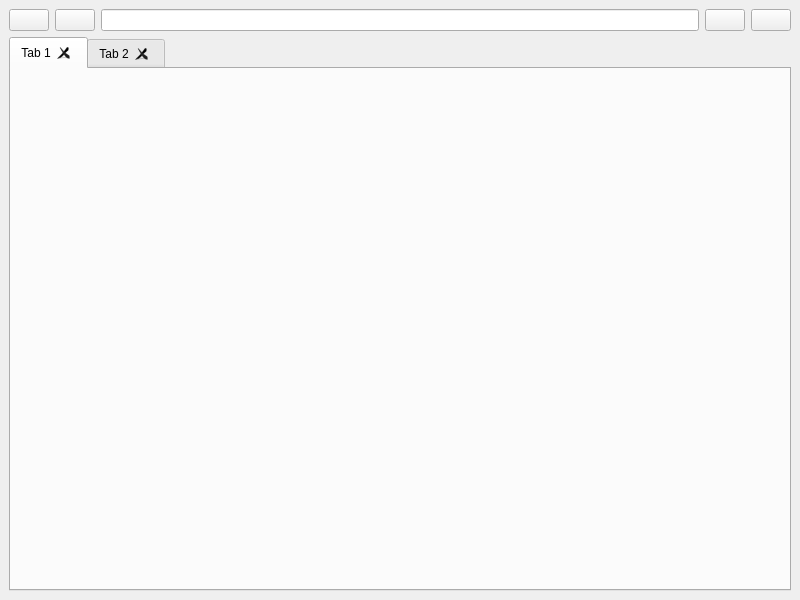
<?xml version="1.0" encoding="UTF-8"?>
<ui version="4.0">
 <class>MainWindow</class>
 <widget class="QMainWindow" name="MainWindow">
  <property name="geometry">
   <rect>
    <x>0</x>
    <y>0</y>
    <width>800</width>
    <height>600</height>
   </rect>
  </property>
  <property name="windowTitle">
   <string>MainWindow</string>
  </property>
  <widget class="QWidget" name="centralwidget">
   <layout class="QVBoxLayout" name="verticalLayout">
    <item>
     <widget class="QWidget" name="topBar" native="true">
      <property name="sizePolicy">
       <sizepolicy hsizetype="Preferred" vsizetype="Preferred">
        <horstretch>0</horstretch>
        <verstretch>0</verstretch>
       </sizepolicy>
      </property>
      <property name="maximumSize">
       <size>
        <width>16777215</width>
        <height>35</height>
       </size>
      </property>
      <layout class="QHBoxLayout" name="horizontalLayout">
       <property name="leftMargin">
        <number>0</number>
       </property>
       <property name="topMargin">
        <number>0</number>
       </property>
       <property name="rightMargin">
        <number>0</number>
       </property>
       <property name="bottomMargin">
        <number>0</number>
       </property>
       <item>
        <widget class="QPushButton" name="backButton">
         <property name="text">
          <string/>
         </property>
         <property name="icon">
          <iconset theme="back"/>
         </property>
        </widget>
       </item>
       <item>
        <widget class="QPushButton" name="forwardButton">
         <property name="text">
          <string/>
         </property>
         <property name="icon">
          <iconset theme="next"/>
         </property>
        </widget>
       </item>
       <item>
        <widget class="QLineEdit" name="urlBar">
         <property name="echoMode">
          <enum>QLineEdit::Normal</enum>
         </property>
        </widget>
       </item>
       <item>
        <widget class="QPushButton" name="newTabButton">
         <property name="text">
          <string/>
         </property>
         <property name="icon">
          <iconset theme="list-add"/>
         </property>
        </widget>
       </item>
       <item>
        <widget class="QPushButton" name="settingsButton">
         <property name="text">
          <string/>
         </property>
         <property name="icon">
          <iconset theme="settings"/>
         </property>
        </widget>
       </item>
      </layout>
     </widget>
    </item>
    <item>
     <widget class="QTabWidget" name="navigationTabs">
      <property name="tabsClosable">
       <bool>true</bool>
      </property>
      <widget class="QWidget" name="tab">
       <attribute name="title">
        <string>Tab 1</string>
       </attribute>
      </widget>
      <widget class="QWidget" name="tab_2">
       <attribute name="title">
        <string>Tab 2</string>
       </attribute>
      </widget>
     </widget>
    </item>
   </layout>
  </widget>
 </widget>
 <resources/>
 <connections/>
</ui>
